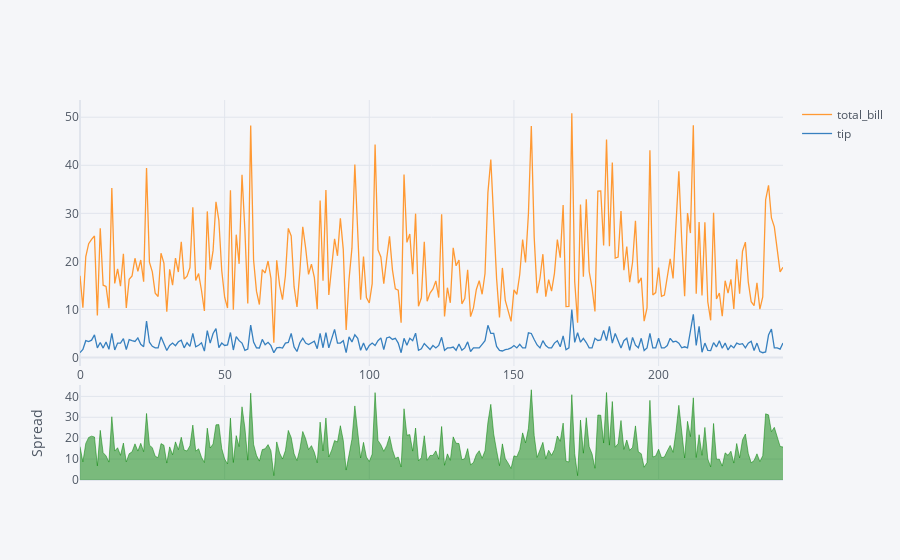

Here is the notebook cell this chart was saved with:
### Code cell
df2[['total_bill','tip']].iplot(kind='spread')

### Figure 1 — Plotly figure (JSON) as saved in the notebook; plotly's stock layout.template omitted (floating-point values rounded to 4 significant figures; data arrays with more than 128 entries replaced by an {"elided": "..."} marker saying what was removed)
{"data": [{"line": {"color": "rgba(255, 153, 51, 1.0)", "dash": "solid", "shape": "linear", "width": 1.3}, "mode": "lines", "name": "total_bill", "text": "", "type": "scatter", "x": {"elided": "244 int values"}, "y": {"elided": "244 float values"}}, {"line": {"color": "rgba(55, 128, 191, 1.0)", "dash": "solid", "shape": "linear", "width": 1.3}, "mode": "lines", "name": "tip", "text": "", "type": "scatter", "x": {"elided": "244 int values"}, "y": {"elided": "244 float values"}}, {"connectgaps": false, "fill": "tozeroy", "line": {"color": "green", "dash": "solid", "shape": "linear", "width": 0.5}, "mode": "lines", "name": "Spread", "showlegend": false, "type": "scatter", "x": {"elided": "244 int values"}, "xaxis": "x2", "y": {"elided": "244 float values"}, "yaxis": "y2"}, {"connectgaps": false, "fill": "tozeroy", "line": {"color": "red", "dash": "solid", "shape": "linear", "width": 0.5}, "mode": "lines", "name": "Spread", "showlegend": false, "type": "scatter", "x": {"elided": "244 int values"}, "xaxis": "x2", "y": {"elided": "244 str values"}, "yaxis": "y2"}], "layout": {"hovermode": "x", "legend": {"bgcolor": "#F5F6F9", "font": {"color": "#4D5663"}}, "paper_bgcolor": "#F5F6F9", "plot_bgcolor": "#F5F6F9", "title": {"font": {"color": "#4D5663"}}, "xaxis": {"gridcolor": "#E1E5ED", "showgrid": true, "tickfont": {"color": "#4D5663"}, "title": {"font": {"color": "#4D5663"}, "text": ""}, "zerolinecolor": "#E1E5ED"}, "xaxis2": {"anchor": "y2", "gridcolor": "#E1E5ED", "showgrid": true, "showticklabels": false, "tickfont": {"color": "#4D5663"}, "title": {"font": {"color": "#4D5663"}, "text": ""}, "zerolinecolor": "#E1E5ED"}, "yaxis": {"domain": [0.3, 1], "gridcolor": "#E1E5ED", "showgrid": true, "tickfont": {"color": "#4D5663"}, "title": {"font": {"color": "#4D5663"}, "text": ""}, "zerolinecolor": "#E1E5ED"}, "yaxis2": {"domain": [0, 0.25], "gridcolor": "#E1E5ED", "showgrid": true, "tickfont": {"color": "#4D5663"}, "title": {"font": {"color": "#4D5663"}, "text": "Spread"}, "zerolinecolor": "#E1E5ED"}}}
